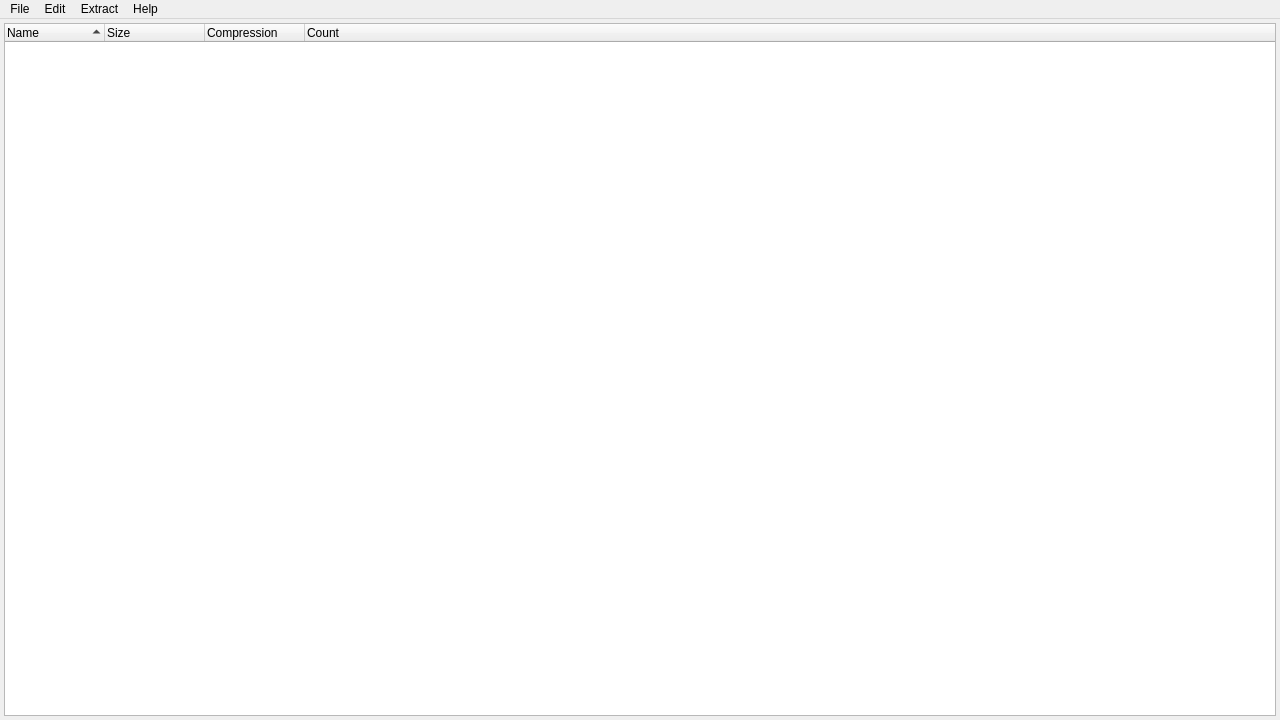
<?xml version="1.0" encoding="UTF-8"?>
<ui version="4.0">
 <class>MainWindow</class>
 <widget class="QMainWindow" name="MainWindow">
  <property name="geometry">
   <rect>
    <x>0</x>
    <y>0</y>
    <width>1280</width>
    <height>720</height>
   </rect>
  </property>
  <property name="windowTitle">
   <string>Diablo 1 Archive Tool</string>
  </property>
  <widget class="QWidget" name="centralWidget">
   <layout class="QVBoxLayout" name="verticalLayout">
    <property name="spacing">
     <number>4</number>
    </property>
    <property name="leftMargin">
     <number>4</number>
    </property>
    <property name="topMargin">
     <number>4</number>
    </property>
    <property name="rightMargin">
     <number>4</number>
    </property>
    <property name="bottomMargin">
     <number>4</number>
    </property>
    <item>
     <widget class="QTreeWidget" name="archiveWidget">
      <property name="sizeAdjustPolicy">
       <enum>QAbstractScrollArea::AdjustToContents</enum>
      </property>
      <property name="selectionMode">
       <enum>QAbstractItemView::ExtendedSelection</enum>
      </property>
      <property name="rootIsDecorated">
       <bool>false</bool>
      </property>
      <property name="uniformRowHeights">
       <bool>true</bool>
      </property>
      <property name="sortingEnabled">
       <bool>true</bool>
      </property>
      <attribute name="headerCascadingSectionResizes">
       <bool>false</bool>
      </attribute>
      <attribute name="headerDefaultSectionSize">
       <number>100</number>
      </attribute>
      <attribute name="headerMinimumSectionSize">
       <number>60</number>
      </attribute>
      <column>
       <property name="text">
        <string>Name</string>
       </property>
       <property name="textAlignment">
        <set>AlignLeading|AlignVCenter</set>
       </property>
      </column>
      <column>
       <property name="text">
        <string>Size</string>
       </property>
      </column>
      <column>
       <property name="text">
        <string>Compression</string>
       </property>
      </column>
      <column>
       <property name="text">
        <string>Count</string>
       </property>
      </column>
      <column>
       <property name="text">
        <string/>
       </property>
      </column>
     </widget>
    </item>
   </layout>
  </widget>
  <widget class="QMenuBar" name="menuBar">
   <property name="geometry">
    <rect>
     <x>0</x>
     <y>0</y>
     <width>1280</width>
     <height>17</height>
    </rect>
   </property>
   <widget class="QMenu" name="menuFile">
    <property name="title">
     <string>File</string>
    </property>
    <addaction name="actionOpen"/>
    <addaction name="actionClose"/>
    <addaction name="separator"/>
    <addaction name="actionQuit"/>
   </widget>
   <widget class="QMenu" name="menuHelp">
    <property name="title">
     <string>Help</string>
    </property>
    <addaction name="actionAbout"/>
    <addaction name="actionAbout_Qt"/>
   </widget>
   <widget class="QMenu" name="menuEdit">
    <property name="title">
     <string>Edit</string>
    </property>
    <addaction name="actionSelect_All"/>
   </widget>
   <widget class="QMenu" name="menuExtract">
    <property name="title">
     <string>Extract</string>
    </property>
    <addaction name="actionExtract_All"/>
    <addaction name="actionExtract_Selected"/>
   </widget>
   <addaction name="menuFile"/>
   <addaction name="menuEdit"/>
   <addaction name="menuExtract"/>
   <addaction name="menuHelp"/>
  </widget>
  <action name="actionOpen">
   <property name="text">
    <string>Open...</string>
   </property>
   <property name="shortcut">
    <string>Ctrl+O</string>
   </property>
  </action>
  <action name="actionClose">
   <property name="text">
    <string>Close</string>
   </property>
   <property name="shortcut">
    <string>Ctrl+Shift+C</string>
   </property>
  </action>
  <action name="actionQuit">
   <property name="text">
    <string>Quit</string>
   </property>
   <property name="shortcut">
    <string>Ctrl+Q</string>
   </property>
  </action>
  <action name="actionAbout">
   <property name="text">
    <string>About</string>
   </property>
  </action>
  <action name="actionAbout_Qt">
   <property name="text">
    <string>About Qt</string>
   </property>
  </action>
  <action name="actionExtract_Selected">
   <property name="text">
    <string>Extract Selected</string>
   </property>
   <property name="shortcut">
    <string>Ctrl+E</string>
   </property>
  </action>
  <action name="actionSelect_All">
   <property name="text">
    <string>Select All</string>
   </property>
   <property name="shortcut">
    <string>Ctrl+A</string>
   </property>
  </action>
  <action name="actionExtract_All">
   <property name="text">
    <string>Extract All</string>
   </property>
  </action>
 </widget>
 <layoutdefault spacing="6" margin="11"/>
 <resources/>
 <connections/>
</ui>
